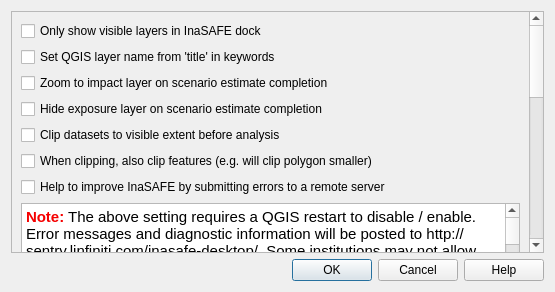
<?xml version="1.0" encoding="UTF-8"?>
<ui version="4.0">
 <class>OptionsDialogBase</class>
 <widget class="QDialog" name="OptionsDialogBase">
  <property name="geometry">
   <rect>
    <x>0</x>
    <y>0</y>
    <width>555</width>
    <height>292</height>
   </rect>
  </property>
  <property name="windowTitle">
   <string>InaSAFE - Options</string>
  </property>
  <property name="windowIcon">
   <iconset>
    <normaloff>:/plugins/inasafe/icon.png</normaloff>:/plugins/inasafe/icon.png</iconset>
  </property>
  <layout class="QGridLayout" name="gridLayout">
   <item row="2" column="0">
    <widget class="QDialogButtonBox" name="buttonBox">
     <property name="orientation">
      <enum>Qt::Horizontal</enum>
     </property>
     <property name="standardButtons">
      <set>QDialogButtonBox::Cancel|QDialogButtonBox::Help|QDialogButtonBox::Ok</set>
     </property>
    </widget>
   </item>
   <item row="1" column="0">
    <widget class="QScrollArea" name="scrollArea">
     <property name="widgetResizable">
      <bool>true</bool>
     </property>
     <widget class="QWidget" name="scrollAreaWidgetContents">
      <property name="geometry">
       <rect>
        <x>0</x>
        <y>-567</y>
        <width>519</width>
        <height>806</height>
       </rect>
      </property>
      <layout class="QGridLayout" name="gridLayout_2">
       <item row="14" column="0">
        <widget class="QGroupBox" name="grpNotImplemented">
         <property name="title">
          <string>Not yet implemented</string>
         </property>
         <layout class="QGridLayout" name="gridLayout_3">
          <item row="0" column="0">
           <widget class="QCheckBox" name="cbxBubbleLayersUp">
            <property name="enabled">
             <bool>true</bool>
            </property>
            <property name="text">
             <string>Bubble exposure and hazard layers to top when selected</string>
            </property>
           </widget>
          </item>
          <item row="1" column="0">
           <widget class="QLabel" name="label">
            <property name="enabled">
             <bool>true</bool>
            </property>
            <property name="text">
             <string>Location for results</string>
            </property>
           </widget>
          </item>
          <item row="2" column="0">
           <layout class="QHBoxLayout" name="horizontalLayout_2">
            <item>
             <widget class="QLineEdit" name="lineEdit">
              <property name="enabled">
               <bool>true</bool>
              </property>
             </widget>
            </item>
            <item>
             <widget class="QToolButton" name="toolButton">
              <property name="enabled">
               <bool>true</bool>
              </property>
              <property name="text">
               <string>...</string>
              </property>
             </widget>
            </item>
           </layout>
          </item>
          <item row="3" column="0">
           <widget class="QLabel" name="label_2">
            <property name="enabled">
             <bool>true</bool>
            </property>
            <property name="text">
             <string>Report template</string>
            </property>
           </widget>
          </item>
          <item row="4" column="0">
           <layout class="QHBoxLayout" name="horizontalLayout">
            <item>
             <widget class="QLineEdit" name="lineEdit_2">
              <property name="enabled">
               <bool>true</bool>
              </property>
             </widget>
            </item>
            <item>
             <widget class="QToolButton" name="toolButton_2">
              <property name="enabled">
               <bool>true</bool>
              </property>
              <property name="text">
               <string>...</string>
              </property>
             </widget>
            </item>
           </layout>
          </item>
          <item row="5" column="0">
           <widget class="QLabel" name="label_3">
            <property name="enabled">
             <bool>true</bool>
            </property>
            <property name="text">
             <string>Logo for maps (must be x x y) </string>
            </property>
           </widget>
          </item>
          <item row="6" column="0">
           <layout class="QHBoxLayout" name="horizontalLayout_3">
            <item>
             <widget class="QLineEdit" name="lineEdit_3">
              <property name="enabled">
               <bool>true</bool>
              </property>
             </widget>
            </item>
            <item>
             <widget class="QToolButton" name="toolButton_3">
              <property name="enabled">
               <bool>true</bool>
              </property>
              <property name="text">
               <string>...</string>
              </property>
             </widget>
            </item>
           </layout>
          </item>
          <item row="7" column="0">
           <widget class="QLabel" name="label_4">
            <property name="enabled">
             <bool>true</bool>
            </property>
            <property name="text">
             <string>Organisation name (for maps, reports etc.)</string>
            </property>
           </widget>
          </item>
          <item row="8" column="0">
           <layout class="QHBoxLayout" name="horizontalLayout_4">
            <item>
             <widget class="QLineEdit" name="lineEdit_4">
              <property name="enabled">
               <bool>true</bool>
              </property>
             </widget>
            </item>
            <item>
             <widget class="QToolButton" name="toolButton_4">
              <property name="enabled">
               <bool>true</bool>
              </property>
              <property name="text">
               <string>...</string>
              </property>
             </widget>
            </item>
           </layout>
          </item>
          <item row="9" column="0">
           <layout class="QHBoxLayout" name="horizontalLayout_5">
            <item>
             <widget class="QLabel" name="label_5">
              <property name="enabled">
               <bool>true</bool>
              </property>
              <property name="text">
               <string>DPI (Maps and reports)</string>
              </property>
             </widget>
            </item>
            <item>
             <widget class="QSpinBox" name="spinBox">
              <property name="enabled">
               <bool>true</bool>
              </property>
             </widget>
            </item>
           </layout>
          </item>
         </layout>
        </widget>
       </item>
       <item row="7" column="0">
        <widget class="QTextBrowser" name="textBrowser">
         <property name="sizePolicy">
          <sizepolicy hsizetype="Expanding" vsizetype="Expanding">
           <horstretch>0</horstretch>
           <verstretch>0</verstretch>
          </sizepolicy>
         </property>
         <property name="html">
          <string>&lt;!DOCTYPE HTML PUBLIC &quot;-//W3C//DTD HTML 4.0//EN&quot; &quot;http://www.w3.org/TR/REC-html40/strict.dtd&quot;&gt;
&lt;html&gt;&lt;head&gt;&lt;meta name=&quot;qrichtext&quot; content=&quot;1&quot; /&gt;&lt;style type=&quot;text/css&quot;&gt;
p, li { white-space: pre-wrap; }
&lt;/style&gt;&lt;/head&gt;&lt;body style=&quot; font-family:'Ubuntu'; font-size:11pt; font-weight:400; font-style:normal;&quot;&gt;
&lt;p style=&quot; margin-top:0px; margin-bottom:0px; margin-left:0px; margin-right:0px; -qt-block-indent:0; text-indent:0px;&quot;&gt;&lt;span style=&quot; font-family:'Cantarell'; font-weight:600; color:#f50000;&quot;&gt;Note:&lt;/span&gt;&lt;span style=&quot; font-family:'Cantarell';&quot;&gt; The above setting requires a QGIS restart to disable / enable. Error messages and diagnostic information will be posted to http://sentry.linfiniti.com/inasafe-desktop/. Some institutions may not allow you to enable this feature - check with your network administrator if unsure. Although the data is submitted anonymously, the information contained in tracebacks may contain file system paths which reveal your identity or other information from your system.&lt;/span&gt;&lt;/p&gt;&lt;/body&gt;&lt;/html&gt;</string>
         </property>
        </widget>
       </item>
       <item row="17" column="0">
        <spacer name="verticalSpacer">
         <property name="orientation">
          <enum>Qt::Vertical</enum>
         </property>
         <property name="sizeHint" stdset="0">
          <size>
           <width>20</width>
           <height>40</height>
          </size>
         </property>
        </spacer>
       </item>
       <item row="0" column="0">
        <widget class="QCheckBox" name="cbxVisibleLayersOnly">
         <property name="text">
          <string>Only show visible layers in InaSAFE dock</string>
         </property>
        </widget>
       </item>
       <item row="1" column="0">
        <widget class="QCheckBox" name="cbxSetLayerNameFromTitle">
         <property name="enabled">
          <bool>true</bool>
         </property>
         <property name="text">
          <string>Set QGIS layer name from 'title' in keywords</string>
         </property>
        </widget>
       </item>
       <item row="2" column="0">
        <widget class="QCheckBox" name="cbxZoomToImpact">
         <property name="enabled">
          <bool>true</bool>
         </property>
         <property name="text">
          <string>Zoom to impact layer on scenario estimate completion</string>
         </property>
        </widget>
       </item>
       <item row="11" column="0">
        <widget class="QLabel" name="lblKeywordCache">
         <property name="enabled">
          <bool>true</bool>
         </property>
         <property name="text">
          <string>Keyword cache for remote datasources</string>
         </property>
        </widget>
       </item>
       <item row="13" column="0">
        <layout class="QHBoxLayout" name="horizontalLayout_6">
         <item>
          <widget class="QLineEdit" name="leKeywordCachePath">
           <property name="enabled">
            <bool>true</bool>
           </property>
          </widget>
         </item>
         <item>
          <widget class="QToolButton" name="toolKeywordCachePath">
           <property name="enabled">
            <bool>true</bool>
           </property>
           <property name="text">
            <string>...</string>
           </property>
          </widget>
         </item>
        </layout>
       </item>
       <item row="16" column="0">
        <widget class="QCheckBox" name="cbxUseThread">
         <property name="text">
          <string>Run analysis in a separate thread (experimental)</string>
         </property>
        </widget>
       </item>
       <item row="3" column="0">
        <widget class="QCheckBox" name="cbxHideExposure">
         <property name="enabled">
          <bool>true</bool>
         </property>
         <property name="text">
          <string>Hide exposure layer on scenario estimate completion</string>
         </property>
        </widget>
       </item>
       <item row="4" column="0">
        <widget class="QCheckBox" name="cbxClipToViewport">
         <property name="toolTip">
          <string>Turn on to clip hazard and exposure layers to the currently  visible extent on the map canvas</string>
         </property>
         <property name="text">
          <string>Clip datasets to visible extent before analysis</string>
         </property>
         <property name="checked">
          <bool>false</bool>
         </property>
        </widget>
       </item>
       <item row="8" column="0">
        <widget class="QCheckBox" name="cbxShowPostprocessingLayers">
         <property name="toolTip">
          <string>Turn on to see the intermediate files generated by the postprocessing steps in the map canvas</string>
         </property>
         <property name="text">
          <string>Show intermediate layers generated by postprocessing</string>
         </property>
        </widget>
       </item>
       <item row="10" column="0">
        <layout class="QHBoxLayout" name="horizontalLayout_7">
         <item>
          <widget class="QLabel" name="label_6">
           <property name="text">
            <string>Female ratio default value</string>
           </property>
          </widget>
         </item>
         <item>
          <widget class="QDoubleSpinBox" name="dsbFemaleRatioDefault">
           <property name="accelerated">
            <bool>true</bool>
           </property>
           <property name="maximum">
            <double>1.000000000000000</double>
           </property>
           <property name="singleStep">
            <double>0.010000000000000</double>
           </property>
          </widget>
         </item>
        </layout>
       </item>
       <item row="5" column="0">
        <widget class="QCheckBox" name="cbxClipHard">
         <property name="text">
          <string>When clipping, also clip features (e.g. will clip polygon smaller)</string>
         </property>
        </widget>
       </item>
       <item row="6" column="0">
        <widget class="QCheckBox" name="cbxUseSentry">
         <property name="text">
          <string>Help to improve InaSAFE by submitting errors to a remote server</string>
         </property>
        </widget>
       </item>
       <item row="15" column="0">
        <widget class="QCheckBox" name="cbxDevMode">
         <property name="text">
          <string>Enable developer mode (needs restart)</string>
         </property>
        </widget>
       </item>
      </layout>
     </widget>
    </widget>
   </item>
  </layout>
 </widget>
 <tabstops>
  <tabstop>cbxVisibleLayersOnly</tabstop>
  <tabstop>cbxSetLayerNameFromTitle</tabstop>
  <tabstop>lineEdit</tabstop>
  <tabstop>toolButton</tabstop>
  <tabstop>lineEdit_2</tabstop>
  <tabstop>toolButton_2</tabstop>
  <tabstop>lineEdit_3</tabstop>
  <tabstop>toolButton_3</tabstop>
  <tabstop>lineEdit_4</tabstop>
  <tabstop>toolButton_4</tabstop>
  <tabstop>spinBox</tabstop>
  <tabstop>cbxUseThread</tabstop>
  <tabstop>buttonBox</tabstop>
  <tabstop>scrollArea</tabstop>
 </tabstops>
 <resources>
  <include location="resources.qrc"/>
 </resources>
 <connections>
  <connection>
   <sender>buttonBox</sender>
   <signal>accepted()</signal>
   <receiver>OptionsDialogBase</receiver>
   <slot>accept()</slot>
   <hints>
    <hint type="sourcelabel">
     <x>427</x>
     <y>501</y>
    </hint>
    <hint type="destinationlabel">
     <x>475</x>
     <y>476</y>
    </hint>
   </hints>
  </connection>
  <connection>
   <sender>buttonBox</sender>
   <signal>rejected()</signal>
   <receiver>OptionsDialogBase</receiver>
   <slot>reject()</slot>
   <hints>
    <hint type="sourcelabel">
     <x>355</x>
     <y>499</y>
    </hint>
    <hint type="destinationlabel">
     <x>462</x>
     <y>519</y>
    </hint>
   </hints>
  </connection>
 </connections>
</ui>
